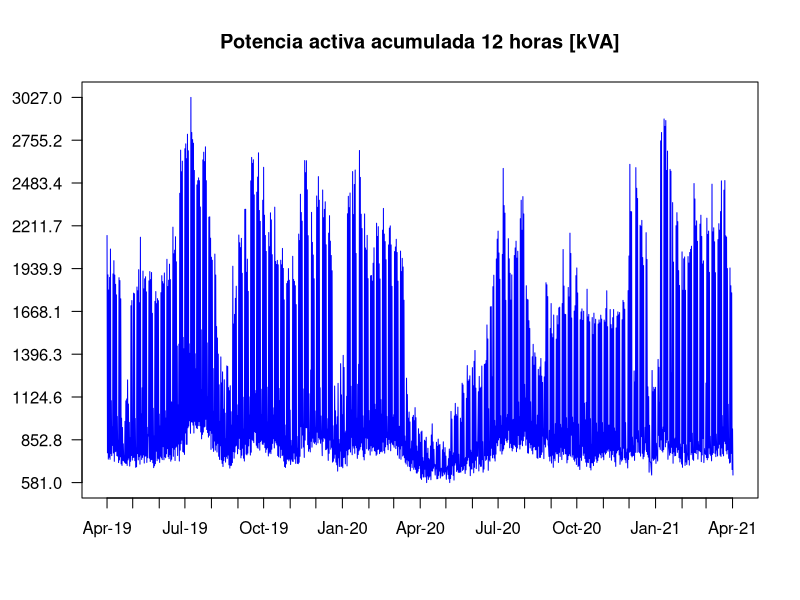
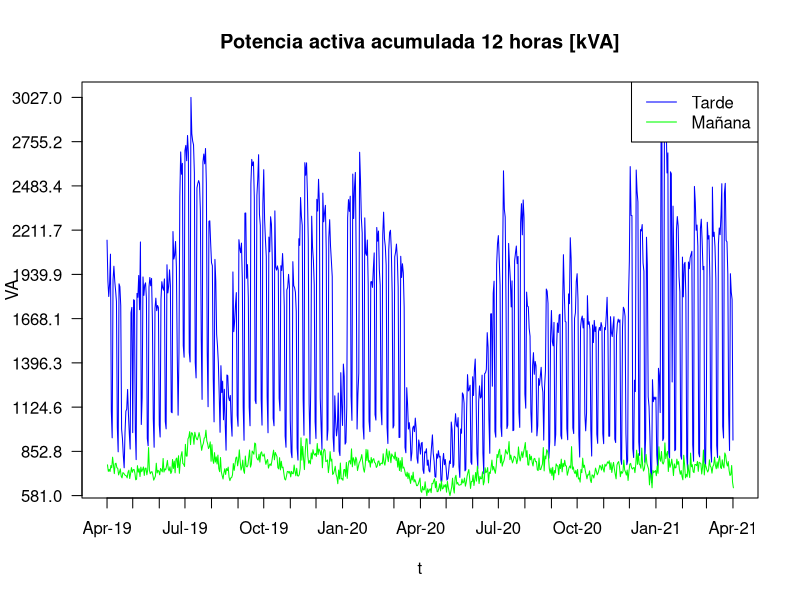
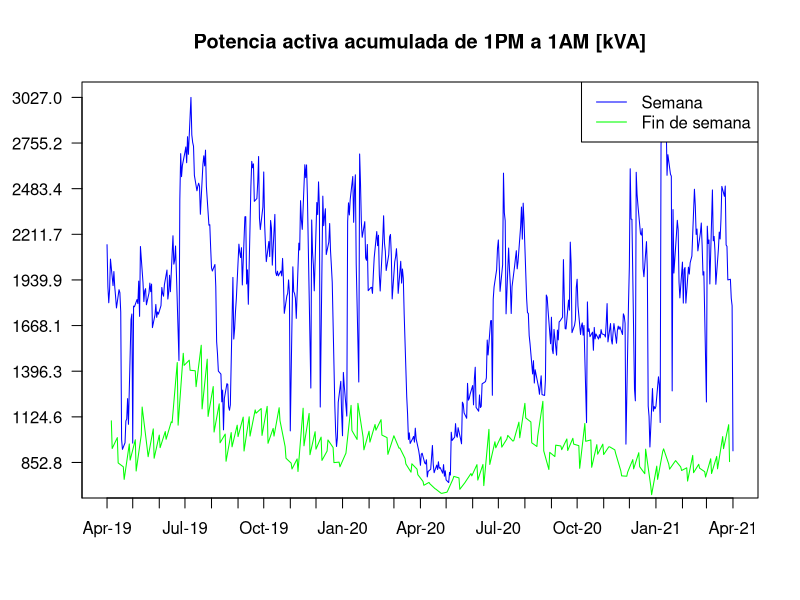
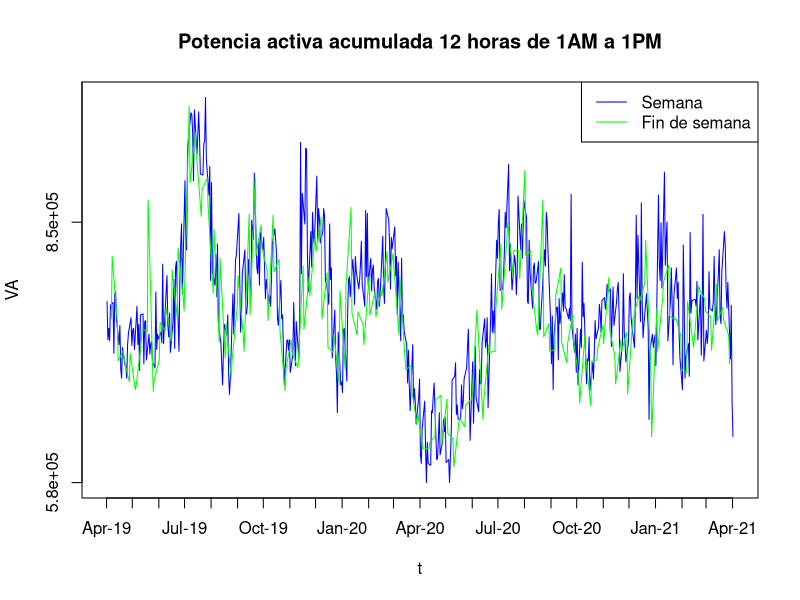
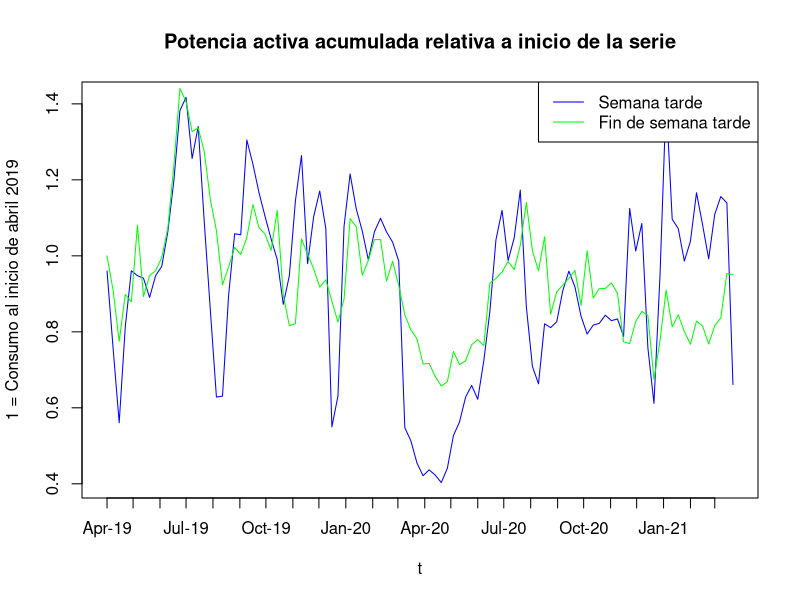

These figures' R source, in order:
## ---- chunk 1
knitr::opts_chunk$set(echo = TRUE)
## ---- chunk 2
# Por si queremos asegurarnos que los meses se escriben en castellano
#Sys.setlocale("LC_TIME", "es_ES.UTF-8")
# Es un csv
serie <- read.csv(file = 'data/potencia.csv', sep = ';')
# La marca de tiempo está en hora legal española
t <- as.POSIXct(serie$Time, format = "%Y-%m-%dT%H:%M:%S", tz = "Europe/Madrid")
# También construimos un vector con los valores de potencia activa acumulada
VA <- as.numeric(serie$Value)
# Finalmente un dibujo para comprender mejor la serie
plot(t, VA, type="l", main = "Potencia activa acumulada 12 horas [kVA]", 
     col="blue", xaxt="n", yaxt="n", xlab = "", ylab = "")
axis.POSIXct(side = 1, at = seq(min(t), max(t), by = "months"), format = "%b-%y", las = 1)
yticks <- seq(min(VA), max(VA), length.out = 10)
axis(side = 2, at = yticks, labels = formatC(yticks / 1000, format = "f", digits = 1), las = 2)
## ---- chunk 3
# Convertimos a UTC para filtrar las lecturas
# Y construimos dos vectores auxiliares para distinguir 
# los consumos de mañana y tarde
tarde <- as.POSIXlt(t, tz = "GMT")$hour == 0
manana <- tarde == F
# Otra representación de ambos consumos nos puede ayudar
plot(t[tarde], VA[tarde], type="l", 
     main = "Potencia activa acumulada 12 horas [kVA]", 
     col="blue", xaxt="n", yaxt="n", 
     ylab="VA", xlab="t")
lines(t[manana], VA[manana],col="green")
axis.POSIXct(side = 1, at = seq(min(t), max(t), by = "months"), format = "%b-%y", las = 1)
yticks <- seq(min(VA), max(VA), length.out=10)
axis(side = 2, at = yticks, labels = formatC(yticks / 1000, format = "f", digits = 1), las = 2)
legend("topright", legend=c("Tarde", "Mañana"), lty=1, col=c("blue", "green"))
## ---- chunk 4
weekend <- as.POSIXlt(t, tz = "GMT")$wday %in% c(0, 6)
weekday <- weekend == F
plot(t[tarde & weekday], VA[tarde & weekday], type="l", 
     main = "Potencia activa acumulada de 1PM a 1AM [kVA]", 
     col = "blue", xaxt = "n", yaxt = "n", 
     ylab = "", xlab = "")
lines(t[tarde & weekend], VA[tarde & weekend], col = "green")
axis.POSIXct(side = 1, at = seq(min(t), max(t), by = "months"), format = "%b-%y", las = 1)
yticks <- seq(min(VA), max(VA), length.out=10)
axis(side = 2, at = yticks, labels = formatC(yticks / 1000, format = "f", digits = 1), las = 2)
legend("topright", legend=c("Semana", "Fin de semana"), lty=1, col=c("blue", "green"))
## ---- chunk 5
plot(t[manana & weekday], VA[manana & weekday], type="l",main = "Potencia activa acumulada 12 horas de 1AM a 1PM", col="blue", xaxt="n", yaxt="n", 
     ylab="VA", xlab="t")
lines(t[manana & weekend], VA[manana & weekend],col="green")
axis.POSIXct(1,at=seq(min(t), max(t), by="months"), format="%b-%y")
yticks <- seq(min(VA), max(VA), length.out=10)
axis(2, at=yticks, labels=formatC(yticks, format="e", digits = 1))
legend("topright", legend=c("Semana", "Fin de semana"), lty=1, col=c("blue", "green"))
## ---- chunk 6
semanas <- t[tarde & weekend][seq(1,length(t[manana & weekend]),2)]
tarde_semana_sum <- unname(tapply(VA[tarde & weekday], (seq_along(VA[tarde & weekday])-1) %/% 5, sum)) # 105 elementos
tarde_finde_sum <- unname(tapply(VA[tarde & weekend], (seq_along(VA[tarde & weekend])-1) %/% 2, sum)) # 104 elementos
plot(semanas, tarde_semana_sum[-1]/tarde_semana_sum[1], type="l",main = "Potencia activa acumulada relativa a inicio de la serie", col="blue", xaxt="n", ylab="1 = Consumo al inicio de abril 2019", xlab="t")
lines(semanas, tarde_finde_sum / tarde_finde_sum[1],col="green")
axis.POSIXct(1,at=seq(min(semanas), max(semanas), by="months"), format="%b-%y")
legend("topright", legend=c("Semana tarde", "Fin de semana tarde"), lty=1, col=c("blue", "green"))
